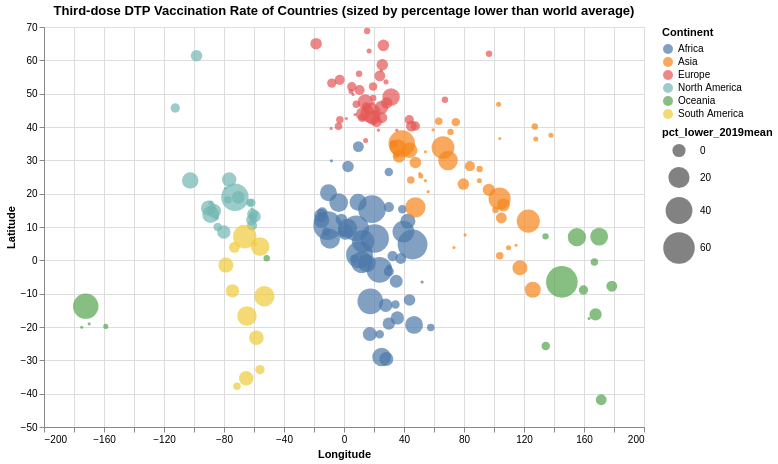

Specify this chart in Vega-Lite:
### Vega-Lite specification from a JSON file in a GitHub repository (floating-point values rounded to 4 significant figures; data arrays with more than 128 entries replaced by an {"elided": "..."} marker saying what was removed)
{"config": {"view": {"continuousWidth": 600, "continuousHeight": 400}}, "data": {"name": "data-4a81583470f9d41f4290846b97486c41"}, "mark": {"type": "circle", "size": 60}, "encoding": {"color": {"type": "nominal", "field": "Continent"}, "size": {"type": "quantitative", "field": "pct_lower_2019mean", "scale": {"range": [10, 1000]}}, "tooltip": [{"type": "nominal", "field": "Country"}, {"type": "quantitative", "field": "DTP_Third"}, {"type": "quantitative", "field": "pct_lower_2019mean", "title": "Percentage lower than 2019 average"}], "x": {"type": "quantitative", "axis": {"title": "Longitude"}, "field": "centroid_x"}, "y": {"type": "quantitative", "axis": {"title": "Latitude"}, "field": "centroid_y"}}, "height": 400, "selection": {"selector056": {"type": "interval", "bind": "scales", "encodings": ["x", "y"]}}, "title": "Third-dose DTP Vaccination Rate of Countries (sized by percentage lower than world average)", "width": 600, "$schema": "https://vega.github.io/schema/vega-lite/v4.8.1.json", "datasets": {"data-4a81583470f9d41f4290846b97486c41": {"elided": "197 records"}}}
